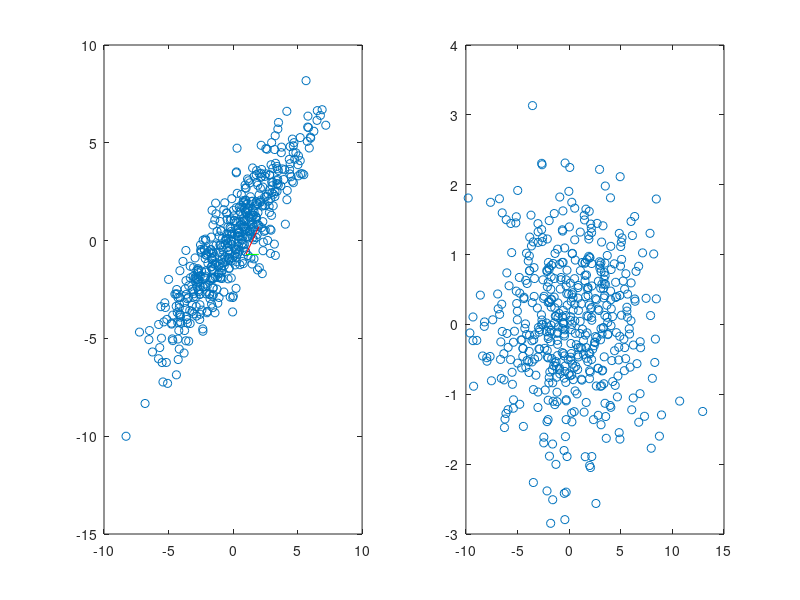

This figure's MATLAB source: (Note: this script raises an error after producing the figure.)
function main()

%% Lecture 3 Slide 25
x = 4 * randn(500,1);
y = 1 * randn(500,1);
Cov = [cosd(135) -sind(135); sind(135) cosd(135)];
data = [x, y] * Cov;

[U, S, V] = svd(cov(data));

figure
subplot(1,2,1);
plot(data(:,1), data(:,2), 'o');
hold on
plot(U(:,1),'g');
hold on
plot(U(:,2),'r');

Z = U * data.';
subplot(1,2,2);
plot(Z(1,:), Z(2,:), 'o');

%% Lecture 3 Slide 37 & 39

faces_data = load('faces.mat');
X = faces_data.X;

%Compute Average Face
averageFace = zeros(780,1);
for i = 1 : 600
    averageFace = averageFace + X(:,i);
end

averageFace = averageFace / 600;

for i = 1 : 600
    X(:,i) = X(:,i) - averageFace;
end

[U,S,V] = svd(cov(X.'));

figure
colormap(bone);
for i = 1 : 36
    cur_img = U(:, i);
    subplot(6,6,i);
    imagesc(reshape(cur_img,30,26));
    axis off
end

topEigenFaces = U(:, 1:50).';
projectedWeights = topEigenFaces * X;
recoveredFaces = topEigenFaces.' * projectedWeights;
figure
colormap(bone);
subplot(2,2,1);
imagesc(reshape(averageFace + X(:,11),30,26));
axis off
subplot(2,2,2);
imagesc(reshape(averageFace + recoveredFaces(:,11),30,26));
axis off

topEigenFaces = U(:, 1:10).';
projectedWeights = topEigenFaces * X;
recoveredFaces = topEigenFaces.' * projectedWeights;
subplot(2,2,3);
imagesc(reshape(averageFace + X(:,11),30,26));
axis off
subplot(2,2,4);
imagesc(reshape(averageFace + recoveredFaces(:,11),30,26));
axis off

%% Lecture 3 Silde 52

data = load('faces.mat');
X = data.X;

patchedImg = zeros(100,600);

for i = 1 : 600
    img = reshape(X(:,i),30,26);
    col = randi([1 21],1);
    row = randi([1 17],1);
    patch = img(col : col+9,row : row+9);
    patchedImg(:,i) = reshape(patch,100,1);
end    

%%Compute Average Patch
averagePatch = zeros(100,1);
for i = 1 : size(patchedImg,2)
    averagePatch = averagePatch + patchedImg(:,i);
end

averagePatch = averagePatch / size(patchedImg,2);

for i = 1 : size(patchedImg,2)
    patchedImg(:,i) = patchedImg(:,i) - averagePatch;
end

[U,S,V] = svd(cov(patchedImg.'));

figure
colormap(bone);
for i = 1 : 40
    cur_img = U(:, i);
    subplot(5,8,i);
    imagesc(reshape(cur_img,10,10));
    axis off
end

%% Lecture 6 Slide 22

a = -1;
b = 1;
N = 1000;
r1 = (b-a).*rand(N,1) + a;
r2 = (b-a).*rand(N,1) + a;
x = 2*r1 + r2;
y = r1 + r2;
data = [x,y];

% Compute PCA
[U, S, V] = svd(cov(data));
Z = U * data.';

% Compute ICA
W = eye(2,2);
I = eye(2,2);
alpha = 0.05;

for i = 1 : 3000
    Y =  W * (data.');
    fY = (Y).^3;
    tmp = fY * Y.';
    dw = ((I*N) - tmp) * W/N;
    W = W + alpha * dw;
end

icaData = W * data.';

figure
subplot(1,3,1);
plot(data(:,1), data(:,2), '.');
subplot(1,3,2);
plot(Z(1,:), Z(2,:), '.');
subplot(1,3,3);
plot(icaData(1,:), icaData(2,:), '.');
axis([-1.5 1.5 -1.5 1.5]);

%% Lecture 6 Slide 32

faces_data = load('faces.mat');
X = faces_data.X;

%Compute Average Face
averageFace = zeros(780,1);
for i = 1 : 600
    averageFace = averageFace + X(:,i);
end

averageFace = averageFace / 600;

for i = 1 : 600
    X(:,i) = X(:,i) - averageFace;
end

[U,S,V] = svd(cov(X.'));

postPca = U(:,1:16).' * X;

W = rand(16,16);
I = eye(16,16);
N = 600;

data = postPca;
size(data)
max_vals = max(data.').';
data = bsxfun(@rdivide,data,max_vals);

alpha = 0.001;
for i = 1 : 10000
    Y =  W * (data);
    fY = (Y).^3;
    tmp = fY * Y.';
    dw = ((I*N) - tmp) * W/N;
    W = W + alpha * dw;
end

icaFaces = W * U(:,1:16).';

figure
colormap(bone);
for i = 1 : 16
    cur_img = icaFaces(i,:);
    subplot(4,4,i);
    imagesc(reshape(cur_img,30,26));
    axis off
end

%% Lecture 6 Slide 45

data = zeros(100,200);
data(10 : 20, 20 : 40) = 1; 
data(10 : 20, 80 : 120) = 1;
data(10 : 20, 150 : 180) = 1;

data(75 : 95, 1 : 25) = 1;
data(75 : 95, 50 : 90) = 1;
data(75 : 95, 130 : 160) = 1;
data(75 : 95, 185 : 200) = 1;

figure
imagesc(imcomplement(data)),colormap gray

X = data;
M = size(data, 1);
N = size(data, 2);
R = 2;

W = rand(M,R);
H = rand(R,N);

for l = 1 : 40
WH = W * H + eps;

for j = 1 : R
    for k = 1 : N
        sum1 = 0;
        for i = 1 : M
            v1 = X(i,k);
            v2 = WH(i,k);
            v3 = W(i,j);
            sum1 = sum1 + ((v1 / v2) * v3); 
        end
        H(j,k) = H(j,k) * sum1;
    end
end

WH = W * H + eps;

for i = 1 : M
    for j = 1 : R
        sum1 = 0;
        for k = 1 : N
            v1 = X(i,k);
            v2 = WH(i,k);
            v3 = H(j,k);
            sum1 = sum1 + ((v1 / v2) * v3);         
        end
        W(i,j) = W(i,j) * sum1;
    end
end

end

figure
subplot(1,2,1);
plot(W(:,1));
view(-90,90)
subplot(1,2,2);
plot(W(:,2),'r');
view(-90,90)

figure
subplot(2,1,1);
plot(H(1,:));
subplot(2,1,2);
plot(H(2,:),'r');

%% Lecture 6 Slide 51, 52, 53

v = VideoReader('hands.mp4');

video = zeros(4800, 123);
i = 1;

while hasFrame(v)
    video(:, i) = reshape(rgb2gray(readFrame(v)),4800,1);
    i = i + 1;
end

% Compute PCA

[V,D] = eigs(cov(video.'));
postPca = V(:,1:3).' * video;
figure
subplot(3,1,1);
plot(postPca(1,:));
subplot(3,1,2);
plot(postPca(2,:),'r');
subplot(3,1,3);
plot(postPca(3,:),'g');

figure
colormap gray
subplot(1,3,1);
imagesc(reshape(V(:,1),60,80));
subplot(1,3,2);
imagesc(reshape(V(:,2),60,80));
subplot(1,3,3);
imagesc(reshape(V(:,3),60,80));

% Compute ICA
W = rand(3,3);
I = eye(3,3);
N = 123;

data = postPca;
size(data)
max_vals = max(data.').';
data = bsxfun(@rdivide,data,max_vals);

alpha = 0.0001;
for i = 1 : 15000
    Y =  W * (data);
    fY = (Y).^3;
    tmp = fY * Y.';
    dw = ((I*N) - tmp) * W/N;
    W = W + alpha * dw;
end

Z = W * postPca;
icaFaces = W * V(:,1:3).';

figure
subplot(3,1,1);
plot(Z(1,:));
subplot(3,1,2);
plot(Z(2,:),'r');
subplot(3,1,3);
plot(Z(3,:),'g');

figure
colormap gray
subplot(1,3,1);
imagesc(reshape(icaFaces(1,:),60,80));
subplot(1,3,2);
imagesc(reshape(icaFaces(2,:),60,80));
subplot(1,3,3);
imagesc(reshape(icaFaces(3,:),60,80));

%%%%NMF%%%

X = video;
M = size(X, 1);
N = size(X, 2);
R = 3;

W = rand(M,R);
H = rand(R,N);

for l = 1 : 120
WH = W * H + eps;

for j = 1 : R
    for k = 1 : N
        sum1 = 0;
        for i = 1 : M
            v1 = X(i,k);
            v2 = WH(i,k);
            v3 = W(i,j);
            sum1 = sum1 + ((v1 / v2) * v3); 
        end
        H(j,k) = H(j,k) * sum1;
    end
end

%WH = W * H + eps;

for i = 1 : M
    for j = 1 : R
        sum1 = 0;
        for k = 1 : N
            v1 = X(i,k);
            v2 = WH(i,k);
            v3 = H(j,k);
            sum1 = sum1 + ((v1 / v2) * v3);         
        end
        W(i,j) = W(i,j) * sum1;
    end
end

max_W = max(W);
W = bsxfun(@rdivide,W,max_W);

max_H = max(H.');
H = bsxfun(@rdivide,H.',max_H).';
end

figure
subplot(3,1,1);
plot(H(1,:));
subplot(3,1,2);
plot(H(2,:),'r');
subplot(3,1,3);
plot(H(3,:),'g');

figure
colormap gray
subplot(1,3,1);
imagesc(reshape(W(:,1),60,80));
subplot(1,3,2);
imagesc(reshape(W(:,2),60,80));
subplot(1,3,3);
imagesc(reshape(W(:,3),60,80));
end
